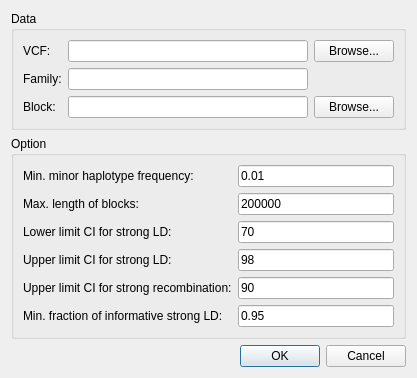
<?xml version="1.0" encoding="UTF-8"?>
<ui version="4.0">
 <class>DialogSNPLDB</class>
 <widget class="QDialog" name="DialogSNPLDB">
  <property name="geometry">
   <rect>
    <x>0</x>
    <y>0</y>
    <width>417</width>
    <height>365</height>
   </rect>
  </property>
  <property name="windowTitle">
   <string>SNPLDB</string>
  </property>
  <layout class="QVBoxLayout" name="verticalLayout">
   <item>
    <widget class="QGroupBox" name="groupBoxData">
     <property name="title">
      <string>Data</string>
     </property>
     <layout class="QGridLayout" name="gridLayout">
      <item row="0" column="0">
       <widget class="QLabel" name="labelVCF">
        <property name="text">
         <string>VCF:</string>
        </property>
       </widget>
      </item>
      <item row="0" column="1">
       <widget class="QLineEdit" name="lineEditVCF"/>
      </item>
      <item row="2" column="1">
       <widget class="QLineEdit" name="lineEditBlock"/>
      </item>
      <item row="0" column="2">
       <widget class="QPushButton" name="pushButtonVCF">
        <property name="text">
         <string>Browse...</string>
        </property>
       </widget>
      </item>
      <item row="2" column="2">
       <widget class="QPushButton" name="pushButtonBlock">
        <property name="text">
         <string>Browse...</string>
        </property>
       </widget>
      </item>
      <item row="2" column="0">
       <widget class="QLabel" name="labelBlock">
        <property name="text">
         <string>Block:</string>
        </property>
       </widget>
      </item>
      <item row="1" column="1">
       <widget class="QLineEdit" name="lineEditFam"/>
      </item>
      <item row="1" column="0">
       <widget class="QLabel" name="labelFam">
        <property name="text">
         <string>Family:</string>
        </property>
       </widget>
      </item>
     </layout>
    </widget>
   </item>
   <item>
    <widget class="QGroupBox" name="groupBoxOption">
     <property name="title">
      <string>Option</string>
     </property>
     <layout class="QFormLayout" name="formLayout">
      <item row="0" column="0">
       <widget class="QLabel" name="labelMaf">
        <property name="text">
         <string>Min. minor haplotype frequency:</string>
        </property>
       </widget>
      </item>
      <item row="0" column="1">
       <widget class="QLineEdit" name="lineEditMaf">
        <property name="text">
         <string>0.01</string>
        </property>
       </widget>
      </item>
      <item row="1" column="0">
       <widget class="QLabel" name="labelMaxlen">
        <property name="text">
         <string>Max. length of blocks:</string>
        </property>
       </widget>
      </item>
      <item row="1" column="1">
       <widget class="QLineEdit" name="lineEditMaxlen">
        <property name="text">
         <string>200000</string>
        </property>
       </widget>
      </item>
      <item row="2" column="0">
       <widget class="QLabel" name="labelLlim">
        <property name="text">
         <string>Lower limit CI for strong LD:</string>
        </property>
       </widget>
      </item>
      <item row="2" column="1">
       <widget class="QLineEdit" name="lineEditLlim">
        <property name="text">
         <string>70</string>
        </property>
       </widget>
      </item>
      <item row="3" column="0">
       <widget class="QLabel" name="labelUlim">
        <property name="text">
         <string>Upper limit CI for strong LD:</string>
        </property>
       </widget>
      </item>
      <item row="3" column="1">
       <widget class="QLineEdit" name="lineEditUlim">
        <property name="text">
         <string>98</string>
        </property>
       </widget>
      </item>
      <item row="4" column="0">
       <widget class="QLabel" name="labelRecomb">
        <property name="text">
         <string>Upper limit CI for strong recombination:</string>
        </property>
       </widget>
      </item>
      <item row="4" column="1">
       <widget class="QLineEdit" name="lineEditRecomb">
        <property name="text">
         <string>90</string>
        </property>
       </widget>
      </item>
      <item row="5" column="0">
       <widget class="QLabel" name="labelInform">
        <property name="text">
         <string>Min. fraction of informative strong LD:</string>
        </property>
       </widget>
      </item>
      <item row="5" column="1">
       <widget class="QLineEdit" name="lineEditInform">
        <property name="text">
         <string>0.95</string>
        </property>
       </widget>
      </item>
     </layout>
    </widget>
   </item>
   <item>
    <spacer name="verticalSpacer">
     <property name="orientation">
      <enum>Qt::Vertical</enum>
     </property>
     <property name="sizeHint" stdset="0">
      <size>
       <width>20</width>
       <height>40</height>
      </size>
     </property>
    </spacer>
   </item>
   <item>
    <widget class="QDialogButtonBox" name="buttonBox">
     <property name="orientation">
      <enum>Qt::Horizontal</enum>
     </property>
     <property name="standardButtons">
      <set>QDialogButtonBox::Cancel|QDialogButtonBox::Ok</set>
     </property>
    </widget>
   </item>
  </layout>
 </widget>
 <tabstops>
  <tabstop>lineEditVCF</tabstop>
  <tabstop>pushButtonVCF</tabstop>
  <tabstop>lineEditFam</tabstop>
  <tabstop>lineEditBlock</tabstop>
  <tabstop>pushButtonBlock</tabstop>
  <tabstop>lineEditMaf</tabstop>
  <tabstop>lineEditMaxlen</tabstop>
  <tabstop>lineEditLlim</tabstop>
  <tabstop>lineEditUlim</tabstop>
  <tabstop>lineEditRecomb</tabstop>
  <tabstop>lineEditInform</tabstop>
 </tabstops>
 <resources/>
 <connections>
  <connection>
   <sender>buttonBox</sender>
   <signal>accepted()</signal>
   <receiver>DialogSNPLDB</receiver>
   <slot>accept()</slot>
   <hints>
    <hint type="sourcelabel">
     <x>257</x>
     <y>355</y>
    </hint>
    <hint type="destinationlabel">
     <x>157</x>
     <y>274</y>
    </hint>
   </hints>
  </connection>
  <connection>
   <sender>buttonBox</sender>
   <signal>rejected()</signal>
   <receiver>DialogSNPLDB</receiver>
   <slot>reject()</slot>
   <hints>
    <hint type="sourcelabel">
     <x>325</x>
     <y>355</y>
    </hint>
    <hint type="destinationlabel">
     <x>286</x>
     <y>274</y>
    </hint>
   </hints>
  </connection>
 </connections>
</ui>
